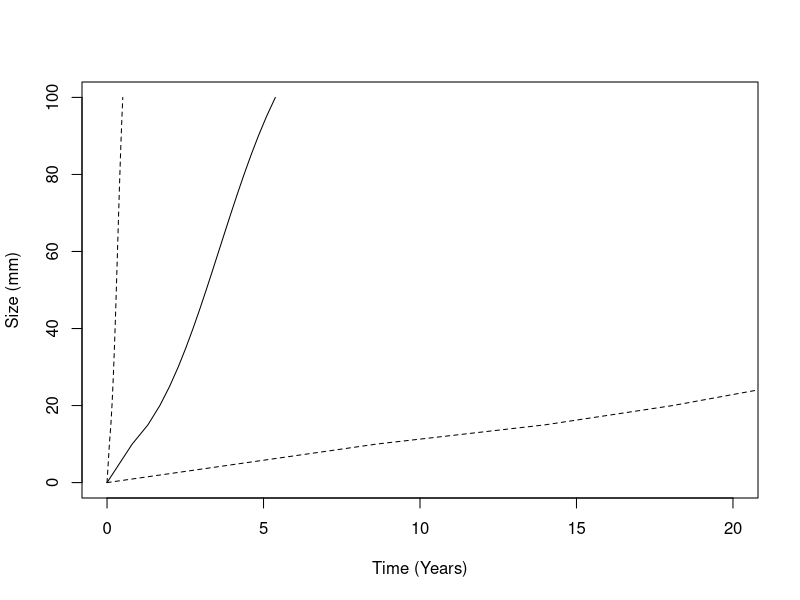

This figure's R source:
#Set tumour growth rate parameters
log_norm_mean <- 1.07
log_norm_sd <- 1.47
max_size <- 128 #mm diameter
start_size <- 0.25 #starting size of tumours, diameter in mm
Vc = (4/3)*pi*(start_size/2)^3 #Volume at start
Vm = (4/3)*pi*(max_size/2)^3 #Max volume

#Get estimates for Mean growth rate and upper and lower confidence intervals
grow_rate<-rlnorm(runif(100000,0,1),meanlog=log_norm_mean,sdlog=sqrt(log_norm_sd))
rate_centiles<-quantile(grow_rate,c(0.025,0.5,0.975))

#Estimate time taken to grow to different sizes
upperbound<-seq(from=10,to=100,b=5)
lowerbound<-seq(from=5,to=95,by=5)

#Function estimates time take to grow from one size to another
#Creates a vector where each element is a cumulative sum of the time taken to grow 
#to that size
growth_time<-function(upperbound,lowerbound,grow_rate){
  t<-vector(length=length(upperbound))
  for (i in 1:length(upperbound)) {
   t[i]<-((log((Vm/Vc)^0.25-1)-log((Vm/((4/3)*pi*(upperbound[i]/2)^3))^0.25-1))/(0.25*grow_rate)) - 
  ((log((Vm/Vc)^0.25-1)-log((Vm/((4/3)*pi*(lowerbound[i]/2)^3))^0.25-1))/(0.25*grow_rate))}
  t<-cumsum(t)
return(t)
}

#Create a data.frame of time taken to grow to different sizes for lower, mean, 
#and upper estimates of the growth rate
grow_time_all<-data.frame(matrix(nrow=20,ncol=4))
colnames(grow_time_all)<-c("Size","Lower","Mean","Upper")
grow_time_all[1,]<-c(0,0,0,0)
grow_time_all$Size[2:20]<-upperbound

grow_time_all$Lower[2:20]<-growth_time(upperbound,lowerbound,grow_rate=rate_centiles[1])
grow_time_all$Mean[2:20]<-growth_time(upperbound,lowerbound,grow_rate=rate_centiles[2])
grow_time_all$Upper[2:20]<-growth_time(upperbound,lowerbound,grow_rate=rate_centiles[3])

#Plot results
plot(grow_time_all$Mean,grow_time_all$Size,
     type="l",xlab="Time (Years)",ylab="Size (mm)",xlim=c(0,20))
lines(grow_time_all$Lower,grow_time_all$Size,lty=2)
lines(grow_time_all$Upper,grow_time_all$Size,lty=2)
